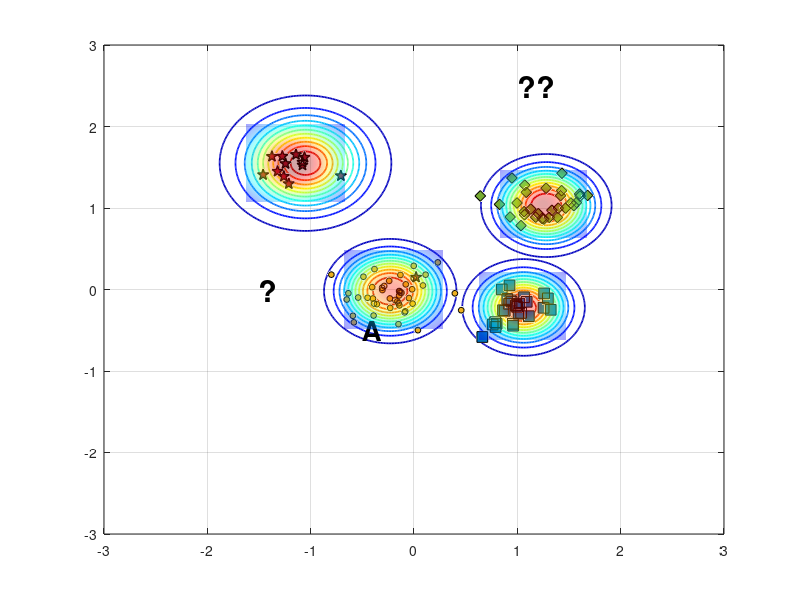

MATLAB code to generate this figure: (Note: this script raises an error after producing the figure.)
%% Reproduce EVM-style demo figure (no toolboxes)
clear; close all; clc; rng(7);

% ---------- 1) 合成四类二维数据 ----------
% 类中心（大致对应图中位置）
C_star  = [-1.15  1.55];   % 红色星
C_diam  = [ 1.25  1.05];   % 绿色菱形
C_square= [ 1.05 -0.20];   % 蓝色方块
C_dot   = [-0.20  0.00];   % 蓝色小点（被 A 标注影响的那簇）

% 协方差（控制每簇形状）
S = @(sx,sy,rho)[sx^2 rho*sx*sy; rho*sx*sy sy^2];
Sig_star   = S(0.18,0.20, 0.05);
Sig_diam   = S(0.22,0.18,-0.10);
Sig_square = S(0.20,0.16, 0.05);
Sig_dot    = S(0.25,0.18, 0.00);

% 从高斯采样（不用 mvnrnd）
sample = @(N,mu,SIG) (randn(N,2)*chol(SIG,'lower') + mu);

X_star   = sample(12,C_star,   Sig_star);
X_diam   = sample(30,C_diam,   Sig_diam);
X_square = sample(28,C_square, Sig_square);
X_dot    = sample(45,C_dot,    Sig_dot);

% 加一个“离群星”靠近 A（见原图左中）
X_star = [X_star; 0.02 0.15];

% ---------- 2) 底面散点与样式 ----------
figure('Color','w','Position',[100,100,800,600]);
hold on; box on; grid on;
z0 = 0; % 所有散点都放在 z=0 的平面

% 确保按照绘制顺序叠放，便于把散点置顶
set(gca,'SortMethod','childorder');

h_star   = scatter3(X_star(:,1),  X_star(:,2),  z0+zeros(size(X_star,1),1),  70, ...
        'pentagram', 'filled', 'MarkerEdgeColor','k', 'MarkerFaceColor',[0.635294 0.0784314 0.184314], 'LineWidth',1.0); % 红色五角星 #A2142F
h_diam   = scatter3(X_diam(:,1),  X_diam(:,2),  z0+zeros(size(X_diam,1),1),  60, ...
        'd', 'filled', 'MarkerEdgeColor','k', 'MarkerFaceColor',[0.466667 0.674510 0.188235]); % 绿色菱形 #77AC30
h_square = scatter3(X_square(:,1),X_square(:,2),z0+zeros(size(X_square,1),1),60, ...
        's', 'filled', 'MarkerEdgeColor','k', 'MarkerFaceColor',[0 0.447059 0.741176]); % 蓝色正方形 #0072BD
h_dot    = scatter3(X_dot(:,1),   X_dot(:,2),   z0+zeros(size(X_dot,1),1),   18, ...
        'o', 'filled', 'MarkerEdgeColor','k', 'MarkerFaceColor',[0.929412 0.694118 0.125490]); % 黄色圆形 #EDB120


% ---------- 3) ψ-model 等值环（彩色同心） ----------
% 采用带形状参的径向函数 psi(r) = exp(-(r/s)^t)
psi = @(X,Y,cx,cy,s,t) exp( - ( sqrt((X-cx).^2 + (Y-cy).^2) ./ s ).^t );

% 选几处“极端向量/代表点”（包含 A 所在）
EV = [ -0.23 -0.02 ;   % A 对应蓝点极端向量
        1.06 -0.22 ;   % 蓝方块
        1.28  1.03 ;   % 绿菱形
       -1.05  1.55 ];  % 红星
scale = [0.42, 0.36, 0.40, 0.48];   % 各自 scale
shape = [2.6,  2.2,  2.4,  2.0];    % 各自 shape

% 网格
[xg,yg] = meshgrid(linspace(-3,3,400));
colormap(jet); caxis([0 1]);

% 等高线层级（红到蓝：高到低）
levels = linspace(1.0,0.05,12);

for k = 1:size(EV,1)
    Z = psi(xg,yg,EV(k,1),EV(k,2),scale(k),shape(k));
    [~, h] = contour(xg,yg,Z,levels);    % 直接画在底面，保持颜色映射
    set(h,'LineWidth',1.25);

    % 将等高线明确压到 z=0（兼容不同 MATLAB 版本）
    ch = get(h,'Children');
    for ic = 1:numel(ch)
        zd = get(ch(ic),'ZData');
        if ~isempty(zd)
            set(ch(ic),'ZData',zeros(size(zd))); % 强制贴在 z=0
        end
    end
end

% 标出 A 与问号
text(-0.5,-0.5,0,'A','FontWeight','bold','FontSize',20,'Color','k');
text( 1, 2.5,0,'??','FontWeight','bold','FontSize',22,'Color','k');
text( -1.5,0,0,'?','FontWeight','bold','FontSize',22,'Color','k');

% ---------- 4) 上方半透明“钟形面”（表示类支持/概率） ----------
% 用四个高斯穹顶，中心与各簇一致
gauss2 = @(X,Y,cx,cy,s) exp(-((X-cx).^2 + (Y-cy).^2)/(2*s^2));
tops  = {C_star, C_diam, C_square, C_dot};
sigT  = [0.32 0.28 0.28 0.32];   % 调小 sigma，使穹顶更集中
amp   = [1.05 0.95 0.90 0.85];

% 抬高穹顶，并缩小每个穹顶的覆盖范围（为每个穹顶使用局部网格）
zlift      = 0.18;   % 统一抬高量（不改变颜色映射）
spanFactor = 1.5;    % 每个穹顶半宽 = spanFactor * sigma（越小覆盖越小）
gridN      = 121;    % 局部网格分辨率

for i=1:4
    cx = tops{i}(1); cy = tops{i}(2);
    span = spanFactor * sigT(i);
    [xgi,ygi] = meshgrid(linspace(cx - span, cx + span, gridN), ...
                         linspace(cy - span, cy + span, gridN));

    Zt = amp(i) * gauss2(xgi,ygi,cx,cy,sigT(i));
    % 用 Zt 作为颜色，Zt+zlift 作为高度，从而抬高且保留原色
    s1 = surf(xgi,ygi, Zt + zlift, Zt, 'EdgeColor','none', 'FaceAlpha',0.35);
end
shading interp; 
% camlight headlight; 
lighting gouraud;

% 将散点推到顶层
uistack([h_star h_diam h_square h_dot], 'top');

% ---------- 5) 轴、视角与观感 ----------
xlim([-2 2]); ylim([-1 3]); zlim([0 1.25]); view(47,21);
axis vis3d; daspect([1 1 0.8]);
set(gca,'FontName','Times New Roman','FontSize',12,'LineWidth',1);
% xlabel('x'); ylabel('y'); zlabel('score / \psi');

% 网格和背景风格
grid on; 
% set(gca,'GridAlpha',0.2,'MinorGridAlpha',0.2);
